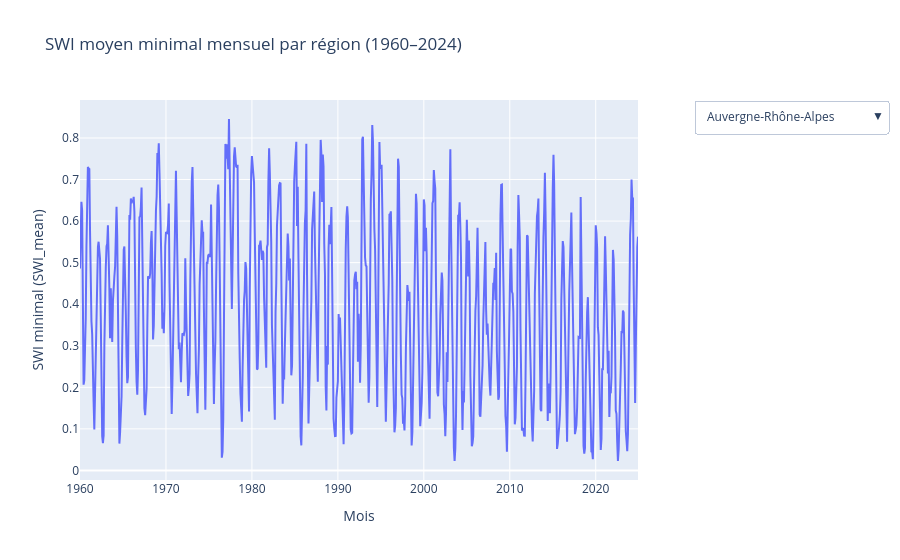

Here is the notebook cell this chart was saved with:
### Markdown cell above
On observe une saisonnalité, le swi semble être au plus bas en été.

### Code cell
import pandas as pd
import plotly.graph_objects as go

# --- 1) Préparation de la base ---------------------------------

df = gdf_swi_reg.copy()

# On suppose que ta colonne de date s'appelle 'date' (de type datetime).
# Si elle n'est pas datetime, convertir :
#df['date'] = pd.to_datetime(df['date'])

# On extrait l'année-mois (périodicité mensuelle)
#df['year_month'] = df['date'].dt.to_period('M').astype(str)

# --- 2) Calcul du SWI maximal mensuel par région -----------------

df_reg_month = (
    df.groupby(['nom_reg', 'MOIS'])['SWI_mean']
      .min()
      .reset_index()
)

regions = df_reg_month['nom_reg'].unique()

# --- 3) Création d'une figure avec une seule trace visible ---------

fig = go.Figure()

# Ajouter une trace par région (invisible par défaut)
for region in regions:
    data_r = df_reg_month[df_reg_month['nom_reg'] == region]
    fig.add_trace(
        go.Scatter(
            x=data_r['MOIS'],
            y=data_r['SWI_mean'],
            mode='lines',
            name=region,
            visible=False  # on activera via le menu
        )
    )

# --- 4) Boutons du menu déroulant ---------------------------------

buttons = []
for i, region in enumerate(regions):

    # mask pour activer uniquement la trace i
    visible = [False] * len(regions)
    visible[i] = True

    buttons.append(
        dict(
            label=region,
            method="update",
            args=[{"visible": visible},
                  {"title": f"SWI minimal mensuel – Région : {region}"}]
        )
    )

fig.update_layout(
    title="SWI moyen minimal mensuel par région (1960–2024)",
    xaxis_title="Mois",
    yaxis_title="SWI minimal (SWI_mean)",
    updatemenus=[dict(
        active=0,
        buttons=buttons,
        x=1.1, y=1.0,
        xanchor="left",
        yanchor="top"
    )]
)

# Afficher la première région par défaut
fig.data[0].visible = True

fig.show()

### Figure 1 — Plotly figure (JSON) as saved in the notebook; plotly's stock layout.template omitted (floating-point values rounded to 4 significant figures; data arrays with more than 128 entries replaced by an {"elided": "..."} marker saying what was removed)
{"data": [{"mode": "lines", "name": "Auvergne-Rhône-Alpes", "type": "scatter", "visible": true, "x": {"elided": "780 str values"}, "y": {"elided": "780 float values"}}, {"mode": "lines", "name": "Bourgogne-Franche-Comté", "type": "scatter", "visible": false, "x": {"elided": "780 str values"}, "y": {"elided": "780 float values"}}, {"mode": "lines", "name": "Bretagne", "type": "scatter", "visible": false, "x": {"elided": "780 str values"}, "y": {"elided": "780 float values"}}, {"mode": "lines", "name": "Centre-Val de Loire", "type": "scatter", "visible": false, "x": {"elided": "780 str values"}, "y": {"elided": "780 float values"}}, {"mode": "lines", "name": "Corse", "type": "scatter", "visible": false, "x": {"elided": "776 str values"}, "y": {"elided": "776 float values"}}, {"mode": "lines", "name": "Grand Est", "type": "scatter", "visible": false, "x": {"elided": "780 str values"}, "y": {"elided": "780 float values"}}, {"mode": "lines", "name": "Hauts-de-France", "type": "scatter", "visible": false, "x": {"elided": "780 str values"}, "y": {"elided": "780 float values"}}, {"mode": "lines", "name": "Normandie", "type": "scatter", "visible": false, "x": {"elided": "780 str values"}, "y": {"elided": "780 float values"}}, {"mode": "lines", "name": "Nouvelle-Aquitaine", "type": "scatter", "visible": false, "x": {"elided": "780 str values"}, "y": {"elided": "780 float values"}}, {"mode": "lines", "name": "Occitanie", "type": "scatter", "visible": false, "x": {"elided": "780 str values"}, "y": {"elided": "780 float values"}}, {"mode": "lines", "name": "Pays de la Loire", "type": "scatter", "visible": false, "x": {"elided": "779 str values"}, "y": {"elided": "779 float values"}}, {"mode": "lines", "name": "Provence-Alpes-Côte d'Azur", "type": "scatter", "visible": false, "x": {"elided": "780 str values"}, "y": {"elided": "780 float values"}}, {"mode": "lines", "name": "Île-de-France", "type": "scatter", "visible": false, "x": {"elided": "779 str values"}, "y": {"elided": "779 float values"}}], "layout": {"title": {"text": "SWI moyen minimal mensuel par région (1960–2024)"}, "updatemenus": [{"active": 0, "buttons": [{"args": [{"visible": [true, false, false, false, false, false, false, false, false, false, false, false, false]}, {"title": "SWI minimal mensuel – Région : Auvergne-Rhône-Alpes"}], "label": "Auvergne-Rhône-Alpes", "method": "update"}, {"args": [{"visible": [false, true, false, false, false, false, false, false, false, false, false, false, false]}, {"title": "SWI minimal mensuel – Région : Bourgogne-Franche-Comté"}], "label": "Bourgogne-Franche-Comté", "method": "update"}, {"args": [{"visible": [false, false, true, false, false, false, false, false, false, false, false, false, false]}, {"title": "SWI minimal mensuel – Région : Bretagne"}], "label": "Bretagne", "method": "update"}, {"args": [{"visible": [false, false, false, true, false, false, false, false, false, false, false, false, false]}, {"title": "SWI minimal mensuel – Région : Centre-Val de Loire"}], "label": "Centre-Val de Loire", "method": "update"}, {"args": [{"visible": [false, false, false, false, true, false, false, false, false, false, false, false, false]}, {"title": "SWI minimal mensuel – Région : Corse"}], "label": "Corse", "method": "update"}, {"args": [{"visible": [false, false, false, false, false, true, false, false, false, false, false, false, false]}, {"title": "SWI minimal mensuel – Région : Grand Est"}], "label": "Grand Est", "method": "update"}, {"args": [{"visible": [false, false, false, false, false, false, true, false, false, false, false, false, false]}, {"title": "SWI minimal mensuel – Région : Hauts-de-France"}], "label": "Hauts-de-France", "method": "update"}, {"args": [{"visible": [false, false, false, false, false, false, false, true, false, false, false, false, false]}, {"title": "SWI minimal mensuel – Région : Normandie"}], "label": "Normandie", "method": "update"}, {"args": [{"visible": [false, false, false, false, false, false, false, false, true, false, false, false, false]}, {"title": "SWI minimal mensuel – Région : Nouvelle-Aquitaine"}], "label": "Nouvelle-Aquitaine", "method": "update"}, {"args": [{"visible": [false, false, false, false, false, false, false, false, false, true, false, false, false]}, {"title": "SWI minimal mensuel – Région : Occitanie"}], "label": "Occitanie", "method": "update"}, {"args": [{"visible": [false, false, false, false, false, false, false, false, false, false, true, false, false]}, {"title": "SWI minimal mensuel – Région : Pays de la Loire"}], "label": "Pays de la Loire", "method": "update"}, {"args": [{"visible": [false, false, false, false, false, false, false, false, false, false, false, true, false]}, {"title": "SWI minimal mensuel – Région : Provence-Alpes-Côte d'Azur"}], "label": "Provence-Alpes-Côte d'Azur", "method": "update"}, {"args": [{"visible": [false, false, false, false, false, false, false, false, false, false, false, false, true]}, {"title": "SWI minimal mensuel – Région : Île-de-France"}], "label": "Île-de-France", "method": "update"}], "x": 1.1, "xanchor": "left", "y": 1, "yanchor": "top"}], "xaxis": {"title": {"text": "Mois"}}, "yaxis": {"title": {"text": "SWI minimal (SWI_mean)"}}}}
